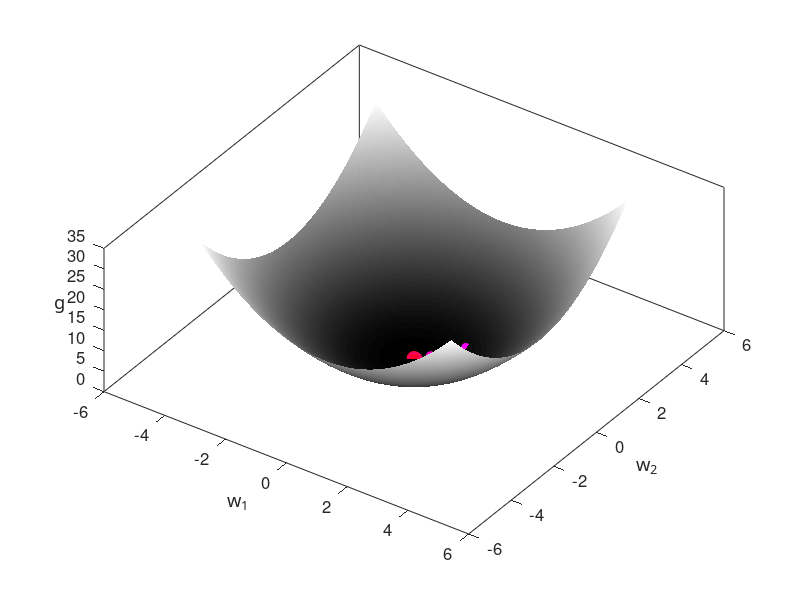

Write MATLAB code to recreate this figure.
function two_d_grad_wrapper_hw()
run_all()
%%%%%%%%%%%% subfunctions %%%%%%%%%%%%
%%% performs Newton steps %%%%
    function [w,in,out] = gradient_descent(alpha,w)
    % initializations
    grad_stop = 10^-5;
    max_its = 10;
    iter = 1;
    grad = 1;
    in = [w];
     out = [log(1+exp(w'*w))];
    % main loop
    while norm(grad) > grad_stop && iter <= max_its
        % take gradient step
        grad =w*(1+exp((w'*w)))/(1+exp((w'*w))+2*w'*w);   %%% PLACE GRADIENT HERE
        w = w - grad;
 
        % update containers
        in = [in, w];
        out = [out, log(1+exp(w'*w))];
 
        % update stopers
        iter = iter + 1;
    end
end
function run_all()
 
       x0 = [1;1];         % initial point (for gradient descent) 
            alpha = 2*10^-3;
        %%% perform gradient descent %%%
        [x,in,out] = gradient_descent(alpha,x0);
 
        %%% plot function with grad descent objective evaluations %%%
        hold on
        plot_it_all(in,out)
end
 
%%% plots everything %%%
function plot_it_all(in,out)
    % print function
    [A,b] = make_fun();
    
    % print steps on surface
    plot_steps(in,out,3)
    set(gcf,'color','w');
end
 
%%% plots everything %%%
function [A,b] = make_fun()
    range = 4.15;                     % range over which to view surfaces
    [a1,a2] = meshgrid(-range:0.04:range);
    a1 = reshape(a1,numel(a1),1);
    a2 = reshape(a2,numel(a2),1);
    A = [a1, a2];
    A = (A.*A)*ones(2,1);
    b = log(1+exp(A))
    r = sqrt(size(b,1));
    a1 = reshape(a1,r,r);
    a2 = reshape(a2,r,r);
    b = reshape(b,r,r);
    h = surf(a1,a2,b)
    az = 35;
    el = 60;
    view(az, el);
    shading interp
 
    
    xlabel('w_1','Fontsize',18,'FontName','cmmi9')
    ylabel('w_2','Fontsize',18,'FontName','cmmi9')
    zlabel('g','Fontsize',18,'FontName','cmmi9')
    set(get(gca,'ZLabel'),'Rotation',0)
    set(gca,'FontSize',12);
    box on
    colormap gray
end
 
% plot descent steps on function surface
function plot_steps(in,out,dim)
    s = (1/length(out):1/length(out):1)';
    colorspec = [ones(length(out),1) ,zeros(length(out),1),flipud(s)];
    width = (1 + s)*5;
    if dim == 2
        for i = 1:length(out)
            hold on
            plot(in(1,i),in(2,i),'o','Color',colorspec(i,:),'MarkerFaceColor',colorspec(i,:),'MarkerSize',width(i));
        end
    else % dim == 3
        for i = 1:length(out)
            hold on
            plot3(in(1,i),in(2,i),out(i),'o','Color',colorspec(i,:),'MarkerFaceColor',colorspec(i,:),'MarkerSize',width(i));
        end
    end
end
end
